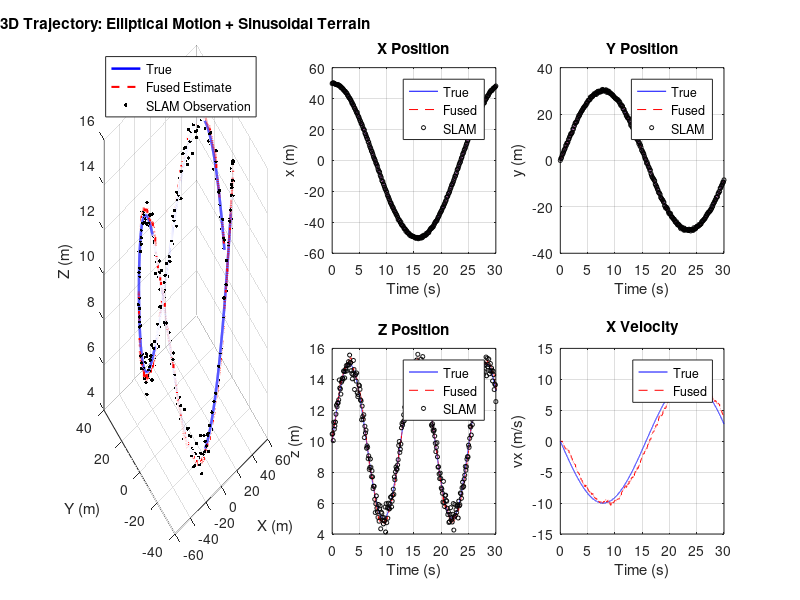

MATLAB code for this plot:
%% ==========================================================================
%%  3D Integrated Navigation for UGV: IMU (2ms) + LiDAR-SLAM (100ms)
%%  Hybrid Kalman Filter Simulation
%%  Trajectory: Elliptical motion in XY-plane + Sinusoidal terrain in Z-axis
%% ==========================================================================
clear; clc; close all;

%% ===================== 1. System Parameters =====================
T_imu     = 0.002;        % IMU sampling period: 2 ms
T_slam    = 0.100;        % SLAM sampling period: 100 ms
N_imu     = T_slam / T_imu;  % 50 IMU steps between two SLAM updates
t_end     = 30;           % Total simulation time: 30 s
t         = 0:T_imu:t_end;
N         = length(t);

%% ===================== 2. 3D Complex Trajectory Generation =====================
% Elliptical trajectory in XY-plane
a_x = 50;    a_y = 30;    w = 0.2;
% Sinusoidal terrain height in Z-axis
A_z = 5;     b_z = 10;    w_z = 0.5;

x_true     = a_x * cos(w*t);
y_true     = a_y * sin(w*t);
z_true     = A_z * sin(w_z*t) + b_z;
vx_true    = -a_x*w * sin(w*t);
vy_true    =  a_y*w * cos(w*t);
vz_true    =  A_z*w_z * cos(w_z*t);

% True state matrix: 6xN
X_true = [x_true; y_true; z_true; vx_true; vy_true; vz_true];

%% ===================== 3. Generate SLAM Measurements (100ms) =====================
R = diag([0.09, 0.09, 0.16]);    % SLAM measurement noise covariance
Z_slam = NaN(3, N);             % Initialize as NaN (avoid zero line in plot)
for k = 1:N_imu:N
    Z_slam(:,k) = X_true(1:3,k) + sqrt(R)*randn(3,1);
end

%% ===================== 4. Filter Model =====================
% State transition matrix F (6x6)
F = [1 0 0 T_imu 0 0;
     0 1 0 0 T_imu 0;
     0 0 1 0 0 T_imu;
     0 0 0 1 0 0;
     0 0 0 0 1 0;
     0 0 0 0 0 1];

% Process noise covariance Q
Qc  = diag([0.25, 0.25, 0.36]);
Q_imu = zeros(6,6);
Q_imu(4:6,4:6) = Qc * T_imu;

% Measurement matrix H (3x6)
H = [1 0 0 0 0 0;
     0 1 0 0 0 0;
     0 0 1 0 0 0];

% Initial conditions
X_est = zeros(6,N);
P_est = zeros(6,6,N);
X_est(:,1) = [50, 0, 10, 0, 6, 2.5]';
P_est(:,:,1) = diag([1,1,1,0.25,0.25,0.25]);

%% ===================== 5. Hybrid Kalman Filter =====================
for k = 2:N
    % -------------------- High-frequency IMU Prediction (2ms) --------------------
    X_est(:,k) = F * X_est(:,k-1);
    P_est(:,:,k) = F*P_est(:,:,k-1)*F' + Q_imu;

    % -------------------- Low-frequency SLAM Correction (100ms) --------------------
    if mod(k-1, N_imu) == 0
        zk = Z_slam(:,k);
        S = H*P_est(:,:,k)*H' + R;
        K = P_est(:,:,k)*H' / S;
        % State update
        X_est(:,k) = X_est(:,k) + K*(zk - H*X_est(:,k));
        % Covariance update
        P_est(:,:,k) = (eye(6)-K*H)*P_est(:,:,k);
    end
end

%% ===================== 6. Error Calculation =====================
pos_err = sqrt(mean( (X_est(1,:)-X_true(1,:)).^2 + ...
                    (X_est(2,:)-X_true(2,:)).^2 + ...
                    (X_est(3,:)-X_true(3,:)).^2 ));
vel_err = sqrt(mean( (X_est(4,:)-X_true(4,:)).^2 + ...
                    (X_est(5,:)-X_true(5,:)).^2 + ...
                    (X_est(6,:)-X_true(6,:)).^2 ));

fprintf('=========================================\n');
fprintf('Position RMSE = %.4f m\n', pos_err);
fprintf('Velocity RMSE = %.4f m/s\n', vel_err);
fprintf('=========================================\n');

%% ===================== 7. Plot Results =====================
figure('Position',[50,50,1200,800]);

% 3D trajectory
subplot(2,3,[1 4]);
plot3(x_true,y_true,z_true,'b-','LineWidth',1.8); hold on;
plot3(X_est(1,:),X_est(2,:),X_est(3,:),'r--','LineWidth',1.5);
scatter3(Z_slam(1,:),Z_slam(2,:),Z_slam(3,:),6,'k','filled');
xlabel('X (m)'); ylabel('Y (m)'); zlabel('Z (m)');
legend('True','Fused Estimate','SLAM Observation');
title('3D Trajectory: Elliptical Motion + Sinusoidal Terrain'); grid on;

% X position
subplot(2,3,2);
plot(t,x_true,'b-',t,X_est(1,:),'r--',t,Z_slam(1,:),'ko','MarkerSize',3); grid on;
title('X Position'); ylabel('x (m)'); xlabel('Time (s)');
legend('True','Fused','SLAM');

% Y position
subplot(2,3,3);
plot(t,y_true,'b-',t,X_est(2,:),'r--',t,Z_slam(2,:),'ko','MarkerSize',3); grid on;
title('Y Position'); ylabel('y (m)'); xlabel('Time (s)');
legend('True','Fused','SLAM');

% Z position
subplot(2,3,5);
plot(t,z_true,'b-',t,X_est(3,:),'r--',t,Z_slam(3,:),'ko','MarkerSize',3); grid on;
title('Z Position'); ylabel('z (m)'); xlabel('Time (s)');
legend('True','Fused','SLAM');

% X velocity
subplot(2,3,6);
plot(t,vx_true,'b-',t,X_est(4,:),'r--'); grid on;
title('X Velocity'); ylabel('vx (m/s)'); xlabel('Time (s)');
legend('True','Fused');
